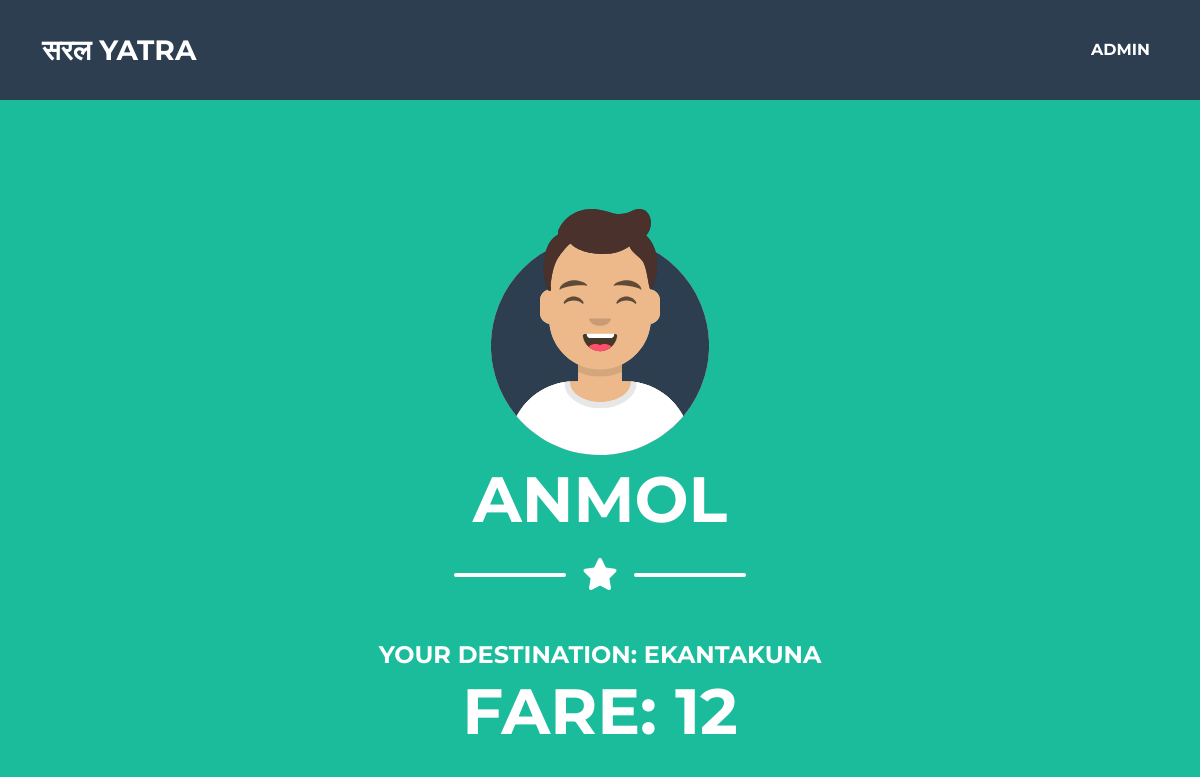
The page /passenger_tapped/10/ on the database its author committed.
### reader/models.py (models this page shows, shortened)
class Passenger(models.Model):
    passengerID = models.IntegerField(primary_key=True, unique=True)
    full_name = models.CharField(max_length=255)
    age = models.IntegerField()
    tap_count = models.IntegerField(default=0)
    location1 = models.CharField(max_length=255)
    location2 = models.CharField(max_length=255, null=True, blank=True)
    status = models.BooleanField(choices=[(1, "Active"), (0, "Inactive")], default=1)
    IDstatus = models.BooleanField(choices=[(1, "Valid"), (0, "Invalid")], default=1)
    Fare = models.IntegerField(default=0)

### reader/views.py (the view)
# urls.py: path("passenger_tapped/<int:id>/", passenger_tapped, name="passenger_tapped"),
def passenger_tapped(request, id):
    passenger = get_object_or_404(Passenger, passengerID=id)
    context = {
        "passenger": passenger,
    }
    return render(request, "reader/initialProfile.html", context)

### templates/reader/initialProfile.html (shortened to what this page needs)
{% extends 'reader/base.html' %}
{% load static %}
{% block content %}
<head>
</head>
<body id="page-top">
    {% if passenger %}
    <header class="masthead bg-primary text-white text-center">
        <div class="container d-flex align-items-center flex-column">
            <img class="masthead-avatar mb-3" src=" {% static 'reader/assets/img/avataaars.svg' %}" alt="..." />
            <h1 class="masthead-heading text-uppercase mb-0">
                <p>{{ passenger.full_name }}</p< /h1>
                <div class="divider-custom divider-light">
                    <div class="divider-custom-line"></div>
                    <div class="divider-custom-icon"><i class="fas fa-star"></i></div>
                    <div class="divider-custom-line"></div>
                </div>
                {% if passenger.tap_count == 1 %}
                <p class="masthead-subheading font-weight-light mb-0"> Your Location of Departure:
                    {{passenger.location1}}</p>
                {% else %}
                <p class="masthead-subheading font-weight-light mb-0">Your Destination: {{ passenger.location2 }}</p>
                Fare: {{passenger.Fare}}
                {% endif %}
        </div>
        </div>
        {% else %}
        <p>No passenger information available.</p>
        {% endif %}
    {% endblock %}

### rows shown on the page
Passenger: full_name "ANMOL", location2 "EKANTAKUNA", Fare "12"
